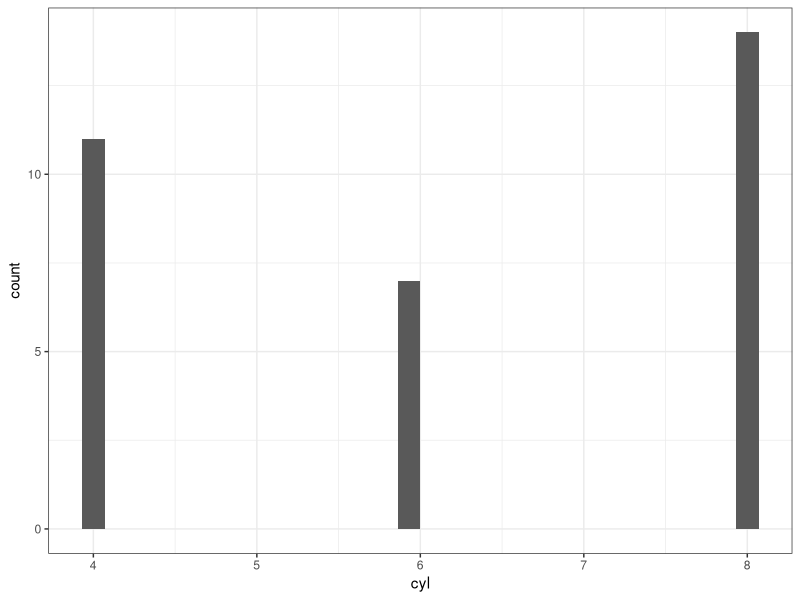
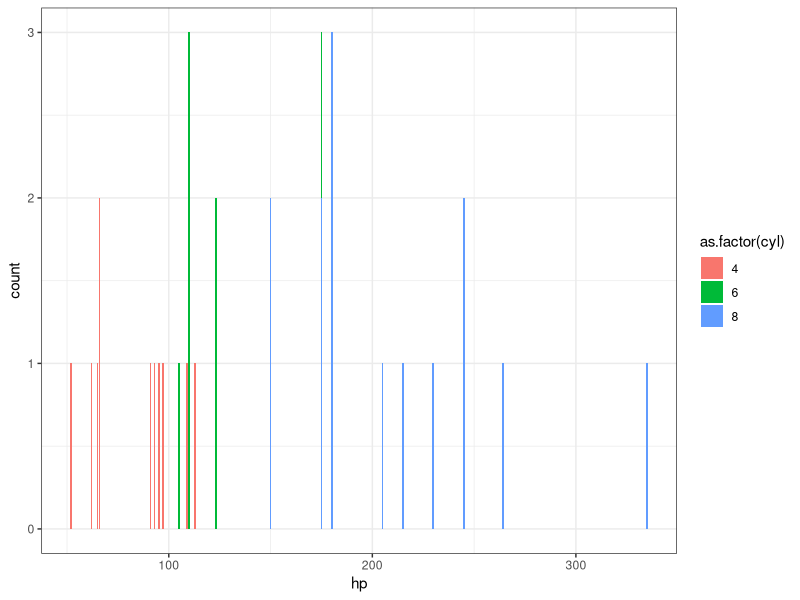
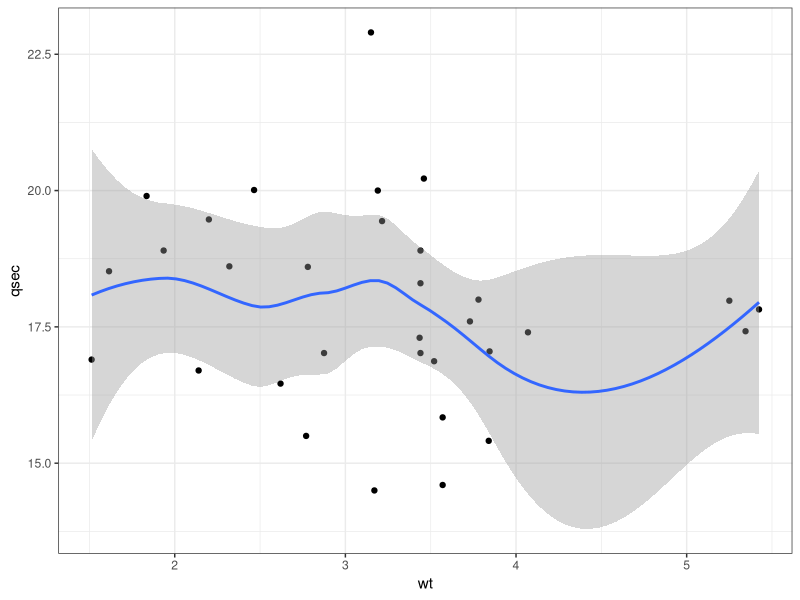
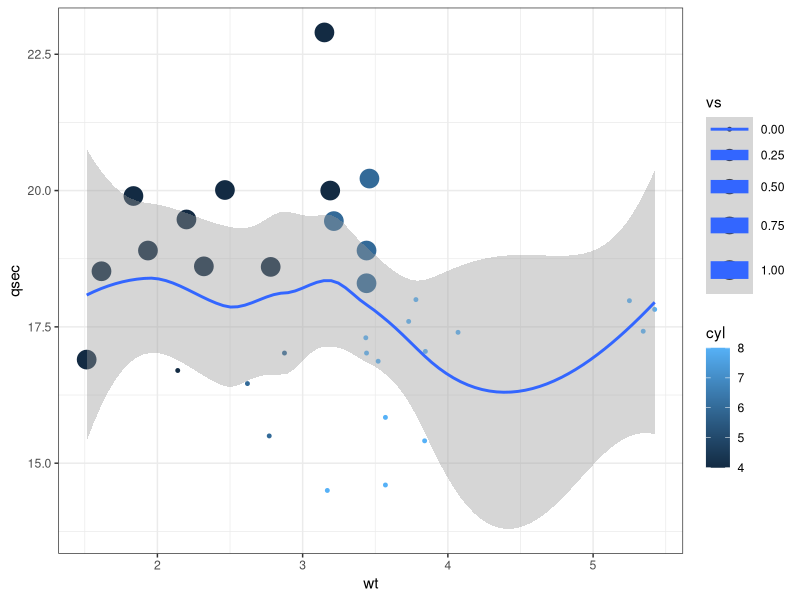
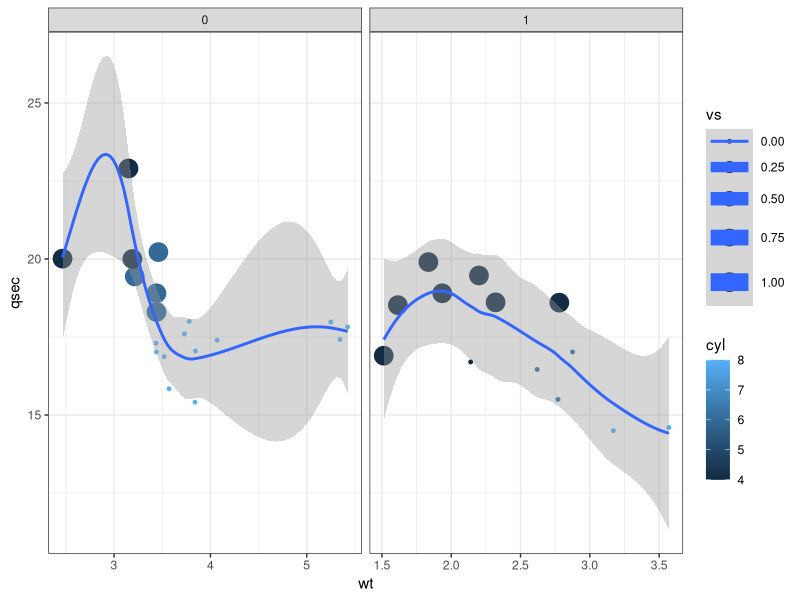

Generate these figures, in order, with R:
#Part 1---------
# 1) True
# 2) True
# 3) True


#Part 1

# 1) arrange() with dplyr or sort() - built in
# 2) 1,3,5,7,9
# 3) 6
# 4) seq(2,11,3)

#Part 1

# 1) c
# 2) a
# 3) a
# 4) d
# 5) a

# Part 2 ---------

#1
df <- mtcars

#2
#df$ID <- c(1:nrow(df))

df$ID <- 'cars'

#3
library(dplyr)
colnames(df)

df %>% 
  rename(Carburetors=carb) -> df

colnames(df)

#4
df %>% 
  select(disp:wt)

#5
df %>% 
  select(hp) %>% 
  arrange(hp %>% as.numeric()) %>% 
  row.names() %>% 
  .[1] #Honda Civic

#6
df %>% 
  select(Carburetors, everything()) -> df

df  

#7
df %>% 
  mutate(newcol=paste(am,gear, sep = "<->"))


#8
df %>% 
  transmute(newcol= disp/cyl)

#9

df$wt %>% sort(decreasing = T)

df %>% 
  select(wt) %>% 
  arrange(desc(wt))

#10
df %>% 
  arrange(hp %>% 
            as.numeric()) %>% 
  arrange(qsec %>% 
            as.numeric()
          %>% desc())

#11

library(ggplot2)

df %>% 
  ggplot(aes(cyl))+
  geom_histogram(size=10)+
  theme_bw()

#12
df %>% 
  ggplot(aes(hp, fill= as.factor(cyl)))+
  geom_bar()+
  theme_bw()

#df %>% 
 # ggplot(aes(cyl, fill = hp))+
  #geom_bar()+
  #theme_bw()

#13
df %>% 
  ggplot(aes(wt,qsec))+
  geom_point()+
  geom_smooth()+
  theme_bw()

#relationship is weak, I think so

#14
df %>% 
  ggplot(aes(wt,qsec, color=cyl, size=vs))+
  geom_point()+
  geom_smooth()+
  theme_bw()

#15
df %>% 
  ggplot(aes(wt,qsec, color=cyl, size=vs))+
  geom_point()+
  geom_smooth()+
  facet_grid(~am, scales = 'free')+
  theme_bw()

  
  
  
  
  
  
  
  
  


